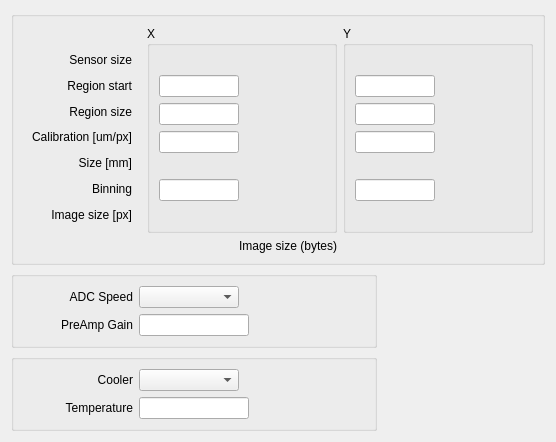
      <widget class="QWidget" name="Readout">
       <attribute name="title">
        <string>Readout</string>
       </attribute>
       <layout class="QFormLayout" name="formLayout_5">
        <item row="0" column="0">
         <widget class="QGroupBox" name="groupBox">
          <property name="title">
           <string/>
          </property>
          <layout class="QGridLayout" name="gridLayout_19">
           <item row="0" column="0">
            <layout class="QGridLayout" name="gridLayout_5">
             <item row="0" column="2">
              <widget class="QGroupBox" name="groupBox_Y">
               <property name="title">
                <string>Y</string>
               </property>
               <layout class="QGridLayout" name="gridLayout_10">
                <item row="2" column="0">
                 <widget class="QELineEdit" name="qelineedit_3">
                  <property name="sizePolicy">
                   <sizepolicy hsizetype="Fixed" vsizetype="Fixed">
                    <horstretch>0</horstretch>
                    <verstretch>0</verstretch>
                   </sizepolicy>
                  </property>
                  <property name="maximumSize">
                   <size>
                    <width>80</width>
                    <height>16777215</height>
                   </size>
                  </property>
                  <property name="variable" stdset="0">
                   <string>$(P):cam1:MinY</string>
                  </property>
                  <property name="variableSubstitutions" stdset="0">
                   <string>P=ANDOR1</string>
                  </property>
                 </widget>
                </item>
                <item row="2" column="1">
                 <widget class="QELabel" name="qelabel_15">
                  <property name="variable" stdset="0">
                   <string>$(P):cam1:MinY_RBV</string>
                  </property>
                  <property name="variableSubstitutions" stdset="0">
                   <string>P=ANDOR1</string>
                  </property>
                 </widget>
                </item>
                <item row="3" column="0">
                 <widget class="QELineEdit" name="qelineedit_5">
                  <property name="maximumSize">
                   <size>
                    <width>80</width>
                    <height>16777215</height>
                   </size>
                  </property>
                  <property name="variable" stdset="0">
                   <string>$(P):cam1:SizeY</string>
                  </property>
                  <property name="variableSubstitutions" stdset="0">
                   <string>P=ANDOR1</string>
                  </property>
                 </widget>
                </item>
                <item row="3" column="1">
                 <widget class="QELabel" name="qelabel_17">
                  <property name="variable" stdset="0">
                   <string>$(P):cam1:SizeY_RBV</string>
                  </property>
                  <property name="variableSubstitutions" stdset="0">
                   <string>P=ANDOR1</string>
                  </property>
                 </widget>
                </item>
                <item row="0" column="1">
                 <widget class="QELabel" name="qelabel_12">
                  <property name="minimumSize">
                   <size>
                    <width>80</width>
                    <height>0</height>
                   </size>
                  </property>
                  <property name="variable" stdset="0">
                   <string>$(P):cam1:MaxSizeY_RBV</string>
                  </property>
                  <property name="variableSubstitutions" stdset="0">
                   <string>P=ANDOR1</string>
                  </property>
                 </widget>
                </item>
                <item row="7" column="1">
                 <widget class="QELabel" name="qelabel_20">
                  <property name="variable" stdset="0">
                   <string>$(P):cam1:ArraySizeY_RBV</string>
                  </property>
                  <property name="variableSubstitutions" stdset="0">
                   <string>P=ANDOR1</string>
                  </property>
                 </widget>
                </item>
                <item row="6" column="0">
                 <widget class="QELineEdit" name="qelineedit_2">
                  <property name="sizePolicy">
                   <sizepolicy hsizetype="Fixed" vsizetype="Fixed">
                    <horstretch>0</horstretch>
                    <verstretch>0</verstretch>
                   </sizepolicy>
                  </property>
                  <property name="maximumSize">
                   <size>
                    <width>80</width>
                    <height>16777215</height>
                   </size>
                  </property>
                  <property name="variable" stdset="0">
                   <string>$(P):cam1:BinY</string>
                  </property>
                  <property name="variableSubstitutions" stdset="0">
                   <string>P=ANDOR1</string>
                  </property>
                 </widget>
                </item>
                <item row="4" column="0">
                 <widget class="QELineEdit" name="qelineedit_8">
                  <property name="sizePolicy">
                   <sizepolicy hsizetype="Fixed" vsizetype="Fixed">
                    <horstretch>0</horstretch>
                    <verstretch>0</verstretch>
                   </sizepolicy>
                  </property>
                  <property name="maximumSize">
                   <size>
                    <width>80</width>
                    <height>16777215</height>
                   </size>
                  </property>
                  <property name="variable" stdset="0">
                   <string>$(P):cam1:ResolutionY</string>
                  </property>
                  <property name="variableSubstitutions" stdset="0">
                   <string>P=ANDOR1</string>
                  </property>
                  <property name="addUnits">
                   <bool>false</bool>
                  </property>
                 </widget>
                </item>
                <item row="6" column="1">
                 <widget class="QELabel" name="qelabel_14">
                  <property name="variable" stdset="0">
                   <string>$(P):cam1:BinY_RBV</string>
                  </property>
                  <property name="variableSubstitutions" stdset="0">
                   <string>P=ANDOR1</string>
                  </property>
                 </widget>
                </item>
                <item row="5" column="0">
                 <widget class="QELabel" name="qelabel_28">
                  <property name="variable" stdset="0">
                   <string>$(P):cam1:ScaledSizeY</string>
                  </property>
                  <property name="variableSubstitutions" stdset="0">
                   <string>P=ANDOR1</string>
                  </property>
                  <property name="addUnits">
                   <bool>false</bool>
                  </property>
                 </widget>
                </item>
               </layout>
              </widget>
             </item>
             <item row="0" column="1">
              <widget class="QGroupBox" name="groupBox_X">
               <property name="title">
                <string>X</string>
               </property>
               <layout class="QGridLayout" name="gridLayout_9">
                <item row="2" column="1">
                 <widget class="QELabel" name="qelabel_16">
                  <property name="variable" stdset="0">
                   <string>$(P):cam1:MinX_RBV</string>
                  </property>
                  <property name="variableSubstitutions" stdset="0">
                   <string>P=ANDOR1</string>
                  </property>
                 </widget>
                </item>
                <item row="3" column="1">
                 <widget class="QELabel" name="qelabel_18">
                  <property name="variable" stdset="0">
                   <string>$(P):cam1:SizeX_RBV</string>
                  </property>
                  <property name="variableSubstitutions" stdset="0">
                   <string>P=ANDOR1</string>
                  </property>
                 </widget>
                </item>
                <item row="3" column="0">
                 <widget class="QELineEdit" name="qelineedit_6">
                  <property name="sizePolicy">
                   <sizepolicy hsizetype="Fixed" vsizetype="Fixed">
                    <horstretch>0</horstretch>
                    <verstretch>0</verstretch>
                   </sizepolicy>
                  </property>
                  <property name="maximumSize">
                   <size>
                    <width>80</width>
                    <height>16777215</height>
                   </size>
                  </property>
                  <property name="variable" stdset="0">
                   <string>$(P):cam1:SizeX</string>
                  </property>
                  <property name="variableSubstitutions" stdset="0">
                   <string>P=ANDOR1</string>
                  </property>
                 </widget>
                </item>
                <item row="2" column="0">
                 <widget class="QELineEdit" name="qelineedit_4">
                  <property name="sizePolicy">
                   <sizepolicy hsizetype="Fixed" vsizetype="Fixed">
                    <horstretch>0</horstretch>
                    <verstretch>0</verstretch>
                   </sizepolicy>
                  </property>
                  <property name="maximumSize">
                   <size>
                    <width>80</width>
                    <height>16777215</height>
                   </size>
                  </property>
                  <property name="variable" stdset="0">
                   <string>$(P):cam1:MinX</string>
                  </property>
                  <property name="variableSubstitutions" stdset="0">
                   <string>P=ANDOR1</string>
                  </property>
                 </widget>
                </item>
                <item row="0" column="1">
                 <widget class="QELabel" name="qelabel_11">
                  <property name="minimumSize">
                   <size>
                    <width>80</width>
                    <height>0</height>
                   </size>
                  </property>
                  <property name="variable" stdset="0">
                   <string>$(P):cam1:MaxSizeX_RBV</string>
                  </property>
                  <property name="variableSubstitutions" stdset="0">
                   <string>P=ANDOR1</string>
                  </property>
                 </widget>
                </item>
                <item row="6" column="0">
                 <widget class="QELineEdit" name="qelineedit">
                  <property name="sizePolicy">
                   <sizepolicy hsizetype="Fixed" vsizetype="Fixed">
                    <horstretch>0</horstretch>
                    <verstretch>0</verstretch>
                   </sizepolicy>
                  </property>
                  <property name="maximumSize">
                   <size>
                    <width>80</width>
                    <height>16777215</height>
                   </size>
                  </property>
                  <property name="variable" stdset="0">
                   <string>$(P):cam1:BinX</string>
                  </property>
                  <property name="variableSubstitutions" stdset="0">
                   <string>P=ANDOR1</string>
                  </property>
                 </widget>
                </item>
                <item row="7" column="1">
                 <widget class="QELabel" name="qelabel_19">
                  <property name="variable" stdset="0">
                   <string>$(P):cam1:ArraySizeX_RBV</string>
                  </property>
                  <property name="variableSubstitutions" stdset="0">
                   <string>P=ANDOR1</string>
                  </property>
                 </widget>
                </item>
                <item row="6" column="1">
                 <widget class="QELabel" name="qelabel_13">
                  <property name="variable" stdset="0">
                   <string>$(P):cam1:BinX_RBV</string>
                  </property>
                  <property name="variableSubstitutions" stdset="0">
                   <string>P=ANDOR1</string>
                  </property>
                 </widget>
                </item>
                <item row="4" column="0">
                 <widget class="QELineEdit" name="qelineedit_7">
                  <property name="sizePolicy">
                   <sizepolicy hsizetype="Fixed" vsizetype="Fixed">
                    <horstretch>0</horstretch>
                    <verstretch>0</verstretch>
                   </sizepolicy>
                  </property>
                  <property name="maximumSize">
                   <size>
                    <width>80</width>
                    <height>16777215</height>
                   </size>
                  </property>
                  <property name="variable" stdset="0">
                   <string>$(P):cam1:ResolutionX</string>
                  </property>
                  <property name="variableSubstitutions" stdset="0">
                   <string>P=ANDOR1</string>
                  </property>
                  <property name="addUnits">
                   <bool>false</bool>
                  </property>
                 </widget>
                </item>
                <item row="5" column="0">
                 <widget class="QELabel" name="qelabel_22">
                  <property name="variable" stdset="0">
                   <string>$(P):cam1:ScaledSizeX</string>
                  </property>
                  <property name="variableSubstitutions" stdset="0">
                   <string>P=ANDOR1</string>
                  </property>
                  <property name="addUnits">
                   <bool>false</bool>
                  </property>
                 </widget>
                </item>
               </layout>
               <zorder>qelineedit_4</zorder>
               <zorder>qelineedit_6</zorder>
               <zorder>qelabel_16</zorder>
               <zorder>qelabel_18</zorder>
               <zorder>qelabel_11</zorder>
               <zorder>qelabel_19</zorder>
               <zorder>qelineedit</zorder>
               <zorder>qelabel_13</zorder>
               <zorder>qelineedit_7</zorder>
               <zorder>qelabel_22</zorder>
              </widget>
             </item>
             <item row="0" column="0">
              <widget class="QFrame" name="frame_3">
               <layout class="QVBoxLayout" name="verticalLayout_2">
                <property name="spacing">
                 <number>7</number>
                </property>
                <property name="topMargin">
                 <number>24</number>
                </property>
                <item>
                 <widget class="QLabel" name="label_13">
                  <property name="text">
                   <string>Sensor size</string>
                  </property>
                  <property name="alignment">
                   <set>Qt::AlignRight|Qt::AlignTrailing|Qt::AlignVCenter</set>
                  </property>
                 </widget>
                </item>
                <item>
                 <widget class="QLabel" name="label_15">
                  <property name="text">
                   <string>Region start</string>
                  </property>
                  <property name="alignment">
                   <set>Qt::AlignRight|Qt::AlignTrailing|Qt::AlignVCenter</set>
                  </property>
                 </widget>
                </item>
                <item>
                 <widget class="QLabel" name="label_16">
                  <property name="text">
                   <string>Region size</string>
                  </property>
                  <property name="alignment">
                   <set>Qt::AlignRight|Qt::AlignTrailing|Qt::AlignVCenter</set>
                  </property>
                 </widget>
                </item>
                <item>
                 <widget class="QLabel" name="label_39">
                  <property name="text">
                   <string>Calibration [um/px]</string>
                  </property>
                  <property name="alignment">
                   <set>Qt::AlignRight|Qt::AlignTrailing|Qt::AlignVCenter</set>
                  </property>
                 </widget>
                </item>
                <item>
                 <widget class="QLabel" name="label_40">
                  <property name="text">
                   <string>Size [mm]</string>
                  </property>
                  <property name="alignment">
                   <set>Qt::AlignRight|Qt::AlignTrailing|Qt::AlignVCenter</set>
                  </property>
                 </widget>
                </item>
                <item>
                 <widget class="QLabel" name="label_14">
                  <property name="text">
                   <string>Binning</string>
                  </property>
                  <property name="alignment">
                   <set>Qt::AlignRight|Qt::AlignTrailing|Qt::AlignVCenter</set>
                  </property>
                 </widget>
                </item>
                <item>
                 <widget class="QLabel" name="label_19">
                  <property name="text">
                   <string>Image size [px]</string>
                  </property>
                  <property name="alignment">
                   <set>Qt::AlignRight|Qt::AlignTrailing|Qt::AlignVCenter</set>
                  </property>
                 </widget>
                </item>
               </layout>
              </widget>
             </item>
             <item row="1" column="1">
              <widget class="QLabel" name="label_17">
               <property name="text">
                <string>Image size (bytes)</string>
               </property>
               <property name="alignment">
                <set>Qt::AlignRight|Qt::AlignTrailing|Qt::AlignVCenter</set>
               </property>
              </widget>
             </item>
             <item row="1" column="2">
              <widget class="QELabel" name="qelabel_21">
               <property name="variable" stdset="0">
                <string>$(P):cam1:ArraySize_RBV</string>
               </property>
               <property name="variableSubstitutions" stdset="0">
                <string>P=ANDOR1</string>
               </property>
              </widget>
             </item>
            </layout>
           </item>
          </layout>
          <zorder></zorder>
         </widget>
        </item>
        <item row="1" column="0">
         <widget class="QGroupBox" name="groupBox_12">
          <property name="title">
           <string/>
          </property>
          <layout class="QGridLayout" name="gridLayout_25">
           <item row="0" column="0">
            <layout class="QGridLayout" name="gridLayout_28">
             <item row="1" column="0">
              <widget class="QLabel" name="label_85">
               <property name="minimumSize">
                <size>
                 <width>110</width>
                 <height>0</height>
                </size>
               </property>
               <property name="text">
                <string>PreAmp Gain</string>
               </property>
               <property name="alignment">
                <set>Qt::AlignRight|Qt::AlignTrailing|Qt::AlignVCenter</set>
               </property>
              </widget>
             </item>
             <item row="1" column="1">
              <widget class="QELineEdit" name="qelineedit_18">
               <property name="sizePolicy">
                <sizepolicy hsizetype="Fixed" vsizetype="Fixed">
                 <horstretch>0</horstretch>
                 <verstretch>0</verstretch>
                </sizepolicy>
               </property>
               <property name="minimumSize">
                <size>
                 <width>110</width>
                 <height>0</height>
                </size>
               </property>
               <property name="maximumSize">
                <size>
                 <width>80</width>
                 <height>16777215</height>
                </size>
               </property>
               <property name="variable" stdset="0">
                <string>$(P):cam1:AndorPreAmpGain</string>
               </property>
               <property name="variableSubstitutions" stdset="0">
                <string>P=ANDOR1</string>
               </property>
              </widget>
             </item>
             <item row="1" column="2">
              <widget class="QELabel" name="qelabel_47">
               <property name="minimumSize">
                <size>
                 <width>110</width>
                 <height>0</height>
                </size>
               </property>
               <property name="variable" stdset="0">
                <string>$(P):cam1:AndorPreAmpGain_RBV</string>
               </property>
               <property name="variableSubstitutions" stdset="0">
                <string>P=ANDOR1</string>
               </property>
              </widget>
             </item>
             <item row="0" column="1">
              <widget class="QEComboBox" name="qecombobox_25">
               <property name="sizePolicy">
                <sizepolicy hsizetype="Fixed" vsizetype="Fixed">
                 <horstretch>0</horstretch>
                 <verstretch>0</verstretch>
                </sizepolicy>
               </property>
               <property name="minimumSize">
                <size>
                 <width>100</width>
                 <height>0</height>
                </size>
               </property>
               <property name="variable" stdset="0">
                <string>$(P):cam1:AndorADCSpeed</string>
               </property>
               <property name="variableSubstitutions" stdset="0">
                <string>P=ANDOR1</string>
               </property>
               <property name="subscribe">
                <bool>true</bool>
               </property>
              </widget>
             </item>
             <item row="0" column="0">
              <widget class="QLabel" name="label_86">
               <property name="minimumSize">
                <size>
                 <width>110</width>
                 <height>0</height>
                </size>
               </property>
               <property name="text">
                <string>ADC Speed</string>
               </property>
               <property name="alignment">
                <set>Qt::AlignRight|Qt::AlignTrailing|Qt::AlignVCenter</set>
               </property>
              </widget>
             </item>
             <item row="0" column="2">
              <widget class="QELabel" name="qelabel_63">
               <property name="minimumSize">
                <size>
                 <width>110</width>
                 <height>0</height>
                </size>
               </property>
               <property name="variable" stdset="0">
                <string>$(P):cam1:AndorADCSpeed_RBV</string>
               </property>
               <property name="variableSubstitutions" stdset="0">
                <string>P=ANDOR1</string>
               </property>
              </widget>
             </item>
            </layout>
           </item>
          </layout>
         </widget>
        </item>
        <item row="2" column="0">
         <widget class="QGroupBox" name="groupBox_13">
          <property name="title">
           <string/>
          </property>
          <layout class="QGridLayout" name="gridLayout_31">
           <item row="0" column="0">
            <layout class="QGridLayout" name="gridLayout_32">
             <item row="1" column="0">
              <widget class="QLabel" name="label_88">
               <property name="minimumSize">
                <size>
                 <width>110</width>
                 <height>0</height>
                </size>
               </property>
               <property name="text">
                <string>Temperature</string>
               </property>
               <property name="alignment">
                <set>Qt::AlignRight|Qt::AlignTrailing|Qt::AlignVCenter</set>
               </property>
              </widget>
             </item>
             <item row="1" column="1">
              <widget class="QELineEdit" name="qelineedit_20">
               <property name="sizePolicy">
                <sizepolicy hsizetype="Fixed" vsizetype="Fixed">
                 <horstretch>0</horstretch>
                 <verstretch>0</verstretch>
                </sizepolicy>
               </property>
               <property name="minimumSize">
                <size>
                 <width>110</width>
                 <height>0</height>
                </size>
               </property>
               <property name="maximumSize">
                <size>
                 <width>80</width>
                 <height>16777215</height>
                </size>
               </property>
               <property name="variable" stdset="0">
                <string>$(P):cam1:Temperature</string>
               </property>
               <property name="variableSubstitutions" stdset="0">
                <string>P=ANDOR1</string>
               </property>
              </widget>
             </item>
             <item row="1" column="2">
              <widget class="QELabel" name="qelabel_87">
               <property name="minimumSize">
                <size>
                 <width>110</width>
                 <height>0</height>
                </size>
               </property>
               <property name="variable" stdset="0">
                <string>$(P):cam1:Temperature_RBV</string>
               </property>
               <property name="variableSubstitutions" stdset="0">
                <string>P=ANDOR1</string>
               </property>
              </widget>
             </item>
             <item row="0" column="1">
              <widget class="QEComboBox" name="qecombobox_26">
               <property name="sizePolicy">
                <sizepolicy hsizetype="Fixed" vsizetype="Fixed">
                 <horstretch>0</horstretch>
                 <verstretch>0</verstretch>
                </sizepolicy>
               </property>
               <property name="minimumSize">
                <size>
                 <width>100</width>
                 <height>0</height>
                </size>
               </property>
               <property name="variable" stdset="0">
                <string>$(P):cam1:AndorCooler</string>
               </property>
               <property name="variableSubstitutions" stdset="0">
                <string>P=ANDOR1</string>
               </property>
               <property name="subscribe">
                <bool>true</bool>
               </property>
              </widget>
             </item>
             <item row="0" column="0">
              <widget class="QLabel" name="label_94">
               <property name="minimumSize">
                <size>
                 <width>110</width>
                 <height>0</height>
                </size>
               </property>
               <property name="text">
                <string>Cooler</string>
               </property>
               <property name="alignment">
                <set>Qt::AlignRight|Qt::AlignTrailing|Qt::AlignVCenter</set>
               </property>
              </widget>
             </item>
             <item row="0" column="2">
              <widget class="QELabel" name="qelabel_88">
               <property name="minimumSize">
                <size>
                 <width>110</width>
                 <height>0</height>
                </size>
               </property>
               <property name="variable" stdset="0">
                <string>$(P):cam1:AndorCooler_RBV</string>
               </property>
               <property name="variableSubstitutions" stdset="0">
                <string>P=ANDOR1</string>
               </property>
              </widget>
             </item>
            </layout>
           </item>
          </layout>
         </widget>
        </item>
       </layout>
      </widget>
